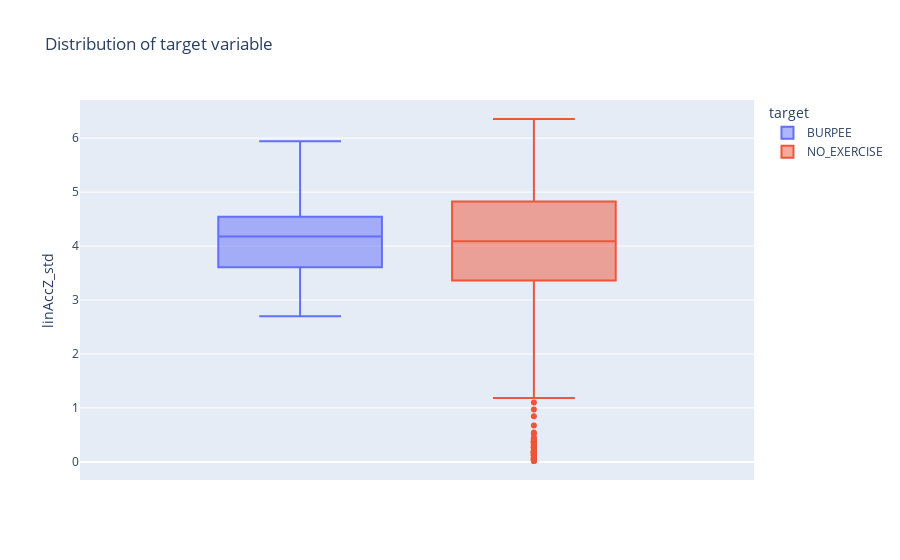

The notebook cell saved with this chart:
### Code cell
fig = px.box(data_custom, y="linAccZ_std", color="target",title = 'Distribution of target variable')
fig.update_traces(quartilemethod="exclusive") 
fig.show()

### Figure 1 — Plotly figure (JSON) as saved in the notebook; plotly's stock layout.template omitted (floating-point values rounded to 4 significant figures; data arrays with more than 128 entries replaced by an {"elided": "..."} marker saying what was removed)
{"data": [{"alignmentgroup": "True", "hovertemplate": "target=BURPEE<br>linAccZ_std=%{y}<extra></extra>", "legendgroup": "BURPEE", "marker": {"color": "#636efa"}, "name": "BURPEE", "notched": false, "offsetgroup": "BURPEE", "orientation": "v", "quartilemethod": "exclusive", "showlegend": true, "type": "box", "x0": " ", "xaxis": "x", "y": {"elided": "405 float values"}, "y0": " ", "yaxis": "y"}, {"alignmentgroup": "True", "hovertemplate": "target=NO_EXERCISE<br>linAccZ_std=%{y}<extra></extra>", "legendgroup": "NO_EXERCISE", "marker": {"color": "#EF553B"}, "name": "NO_EXERCISE", "notched": false, "offsetgroup": "NO_EXERCISE", "orientation": "v", "quartilemethod": "exclusive", "showlegend": true, "type": "box", "x0": " ", "xaxis": "x", "y": {"elided": "4818 float values"}, "y0": " ", "yaxis": "y"}], "layout": {"autosize": true, "boxmode": "group", "legend": {"title": {"text": "target"}, "tracegroupgap": 0}, "title": {"text": "Distribution of target variable"}, "xaxis": {"anchor": "y", "autorange": true, "domain": [0, 1], "range": [-0.5051, 0.5051], "type": "category"}, "yaxis": {"anchor": "x", "autorange": true, "domain": [0, 1], "range": [-0.3356, 6.707], "title": {"text": "linAccZ_std"}, "type": "linear"}}}
